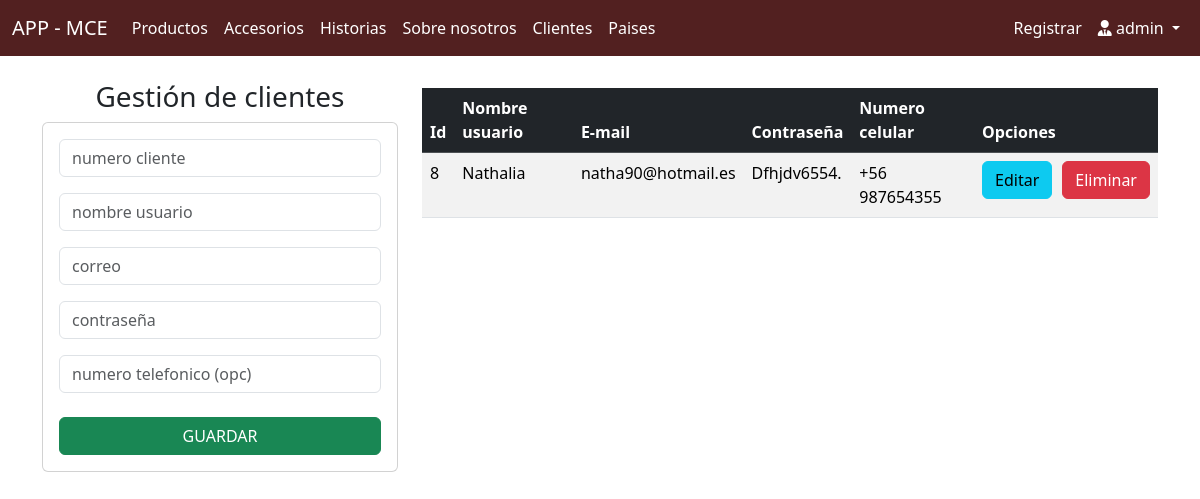
Before: /administrativo/crudClientes (signed in) with the older database file.
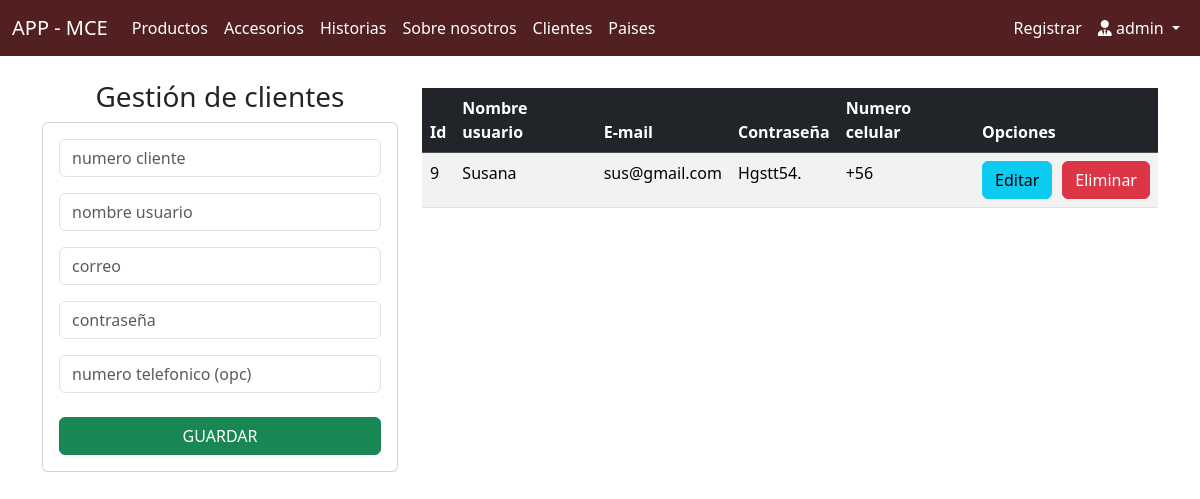
After: the same page with the newer database file.
### mce/models.py (models this page shows, shortened)
class Cliente(models.Model):
    id          = models.AutoField(primary_key=True)
    username    = models.CharField(max_length=20, unique=True, default='default_username', null=False, blank=False)
    email       = models.EmailField(unique=True, max_length=100, blank=False, null=False)
    password    = models.CharField(max_length=50)
    phoneNumber = models.CharField(max_length=15, blank=True, null=True)
    codigo      = models.CharField(max_length=5, default=56)
    active      = models.BooleanField()

### administrativo/views.py (the view)
# urls.py: path('crudClientes', views.crudClientes, name='crudClientes'),
@login_required
def crudClientes(request):
    clientes = Cliente.objects.all()
    return render(request, 'administrativo/crudClientes.html', {'clientesTotales': clientes})

### administrativo/templates/administrativo/crudClientes.html (shortened to what this page needs)
{% extends 'administrativo/baseCrud.html' %}
{% block body%}
<div class="row">
    <div class="col-sm-12 col-md-6 col-lg-4 col-xl-4">
        <h3 class="text-center">Gestión de clientes</h3>
        <div class="card">
            <div class="card-body">
                <form action="{% url 'agregarCliente' %}" method="POST"> {% csrf_token %}
                    <div class="form-group mb-3">
                        <input type="text" id="identifier" name="identifier" class="form-control"
                            placeholder="numero cliente" readonly>
                    </div>
                    <div class="form-group mb-3">
                        <input type="text" id="user" name="user" class="form-control" placeholder="nombre usuario"
                            minlength="5" maxlength="20" required>
                    </div>
                    <div class="form-group mb-3">
                        <input type="mail" id="email" name="email" class="form-control" placeholder="correo"
                            maxlength="100" required>
                    </div>
                    <div class="form-group mb-3">
                        <input type="password" id="pass" name="pass" class="form-control" placeholder="contraseña"
                            maxlength="50" required>
                    </div>
                    <div class="form-group mb-4">
                        <input type="text" id="cel" name="cel" class="form-control"
                            placeholder="numero telefonico (opc)" maxlength="9">
                    </div>
                    <div class="form-group">
                        <button type="submit" class="btn btn-success text-white btn-md w-100">GUARDAR</button>
                    </div>
                </form>
            </div>
        </div>
    </div>
    <div class="col-sm-12 col-md-6 col-lg-8 col-xl-8">
        <div class="table-responsive py-2">
            <table class="table table-striped">
                {% if clientesTotales %}
                <thead class="table-dark">
                    <tr>
                        <th>Id</th>
                        <th>Nombre usuario</th>
                        <th>E-mail</th>
                        <th>Contraseña</th>
                        <th>Numero celular</th>
                        <th colspan="2">Opciones</th>
                    </tr>
                </thead>
                <tbody>
                    {% for c in clientesTotales %}
                    <tr>
                        <td>{{ c.id }}</td>
                        <td>{{ c.username }}</td>
                        <td>{{ c.email }}</td>
                        <td>{{ c.password }}</td>
                        <td>{{ c.phoneNumber }}</td>
                        <td>
                            <div style="display: flex; gap: 10px;">
                                <a href="{% url 'edicionCliente' c.id %}" class="btn btn-info">Editar</a>
                                <a href="{% url 'eliminarCliente' c.id %}" class="btn btn-danger">Eliminar</a>
                            </div>
                        </td>
                    </tr>
                    {% endfor %}
                </tbody>
                {% endif %}
            </table>
        </div>
    </div>
</div>
{% endblock %}

### administrativo/templates/administrativo/baseCrud.html (shortened to what this page needs)
<!DOCTYPE html>
<html lang="en">
<head>
  <link rel="stylesheet" href="https://cdnjs.cloudflare.com/ajax/libs/font-awesome/6.0.0-beta3/css/all.min.css">
  <link href="https://cdn.jsdelivr.net/npm/bootstrap@5.3.3/dist/css/bootstrap.min.css" rel="stylesheet"
>
</head>
<body>
  {% if user.is_authenticated and user.is_superuser %}
  <nav class="navbar navbar-expand-lg" style="background-color:  #522020;">
    <div class="container-fluid">
      <a class="navbar-brand text-white" href="{% url 'crud' %}">APP - MCE</a>
      <div class="collapse navbar-collapse" id="navbarNav">
        <ul class="navbar-nav me-auto mb-2 mb-lg-0">
          <li class="nav-item">
            <a class="nav-link active text-white" aria-current="page" href="{% url 'crudProductos' %}">Productos</a>
          </li>
          <li class="nav-item">
            <a class="nav-link text-white" href="{% url 'crudAccesorios' %}">Accesorios</a>
          </li>
          <li class="nav-item">
            <a class="nav-link text-white" href="{% url 'crudHistorias' %}">Historias</a>
          </li>
          <li class="nav-item">
            <a class="nav-link text-white" href="{% url 'crudNosotros' %}">Sobre nosotros</a>
          </li>
          <li class="nav-item">
            <a class="nav-link text-white" href="{% url 'crudClientes' %}">Clientes</a>
          </li>
          <li class="nav-item">
            <a class="nav-link text-white" href="{% url 'crud_paises' %}">Paises</a>
          </li>
        </ul>
        <ul class="navbar-nav ms-auto mb-2 mb-lg-0">
          <li class="nav-item">
            <a class="nav-link text-white" href="{% url 'registro' %}">Registrar</a>
          </li>
          <li class="nav-item dropdown">
            <a class="nav-link dropdown-toggle highlight-username text-white" href="#" id="navbarDropdown" role="button"
              data-bs-toggle="dropdown" aria-haspopup="true" aria-expanded="false">
              <i class="fa-solid fa-user-tie"></i> {{ user.username }}
            </a>
          </li>
        </ul>
      </div>
    </div>
  </nav>
  <div class="container py-4">
    {% block body %}
    {% endblock %}
  </div>
  {% endif %}
</body>
</html>

Changed rows visible on the page:
removed Cliente: id "8", username "Nathalia", email "natha90@hotmail.es", password "Dfhjdv6554.", phoneNumber "+56 987654355"
added Cliente: id "9", username "Susana", email "sus@gmail.com", password "Hgstt54.", phoneNumber "+56"
